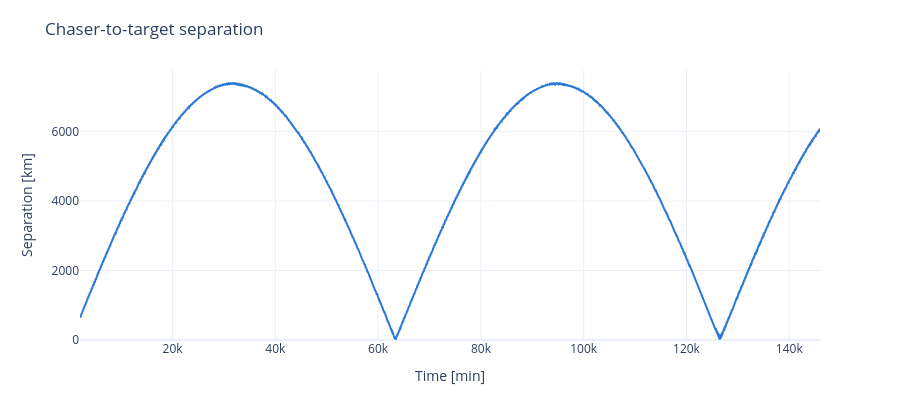

This figure's notebook cell:
### Code cell
r_rsw = rv_c_5_to_6_rsw[:, 0:3]
print(f"relative position at t5: R = {r_rsw[0, 0]:.3f}, S = {r_rsw[0, 1]:.3f}, W = {r_rsw[0, 2]:.3f}")
print(f"max |relative position| over 5 -> 6: {norm(r_rsw, axis=1).max():.3f}")

plot_separation(ts_5_to_6, r_rsw, np.zeros_like(r_rsw))

### Figure 1 — Plotly figure (JSON) as saved in the notebook; plotly's stock layout.template omitted (floating-point values rounded to 4 significant figures; data arrays with more than 128 entries replaced by an {"elided": "..."} marker saying what was removed)
{"data": [{"hovertemplate": "t = %{x:.1f} min<br>separation = %{y:.1f} km<extra></extra>", "line": {"color": "#2a78d6", "width": 2}, "mode": "lines", "type": "scatter", "x": {"elided": "30000 float values"}, "y": {"elided": "30000 float values"}}], "layout": {"height": 420, "margin": {"t": 70}, "showlegend": false, "title": {"text": "Chaser-to-target separation"}, "xaxis": {"title": {"text": "Time [min]"}}, "yaxis": {"rangemode": "tozero", "title": {"text": "Separation [km]"}}}}
